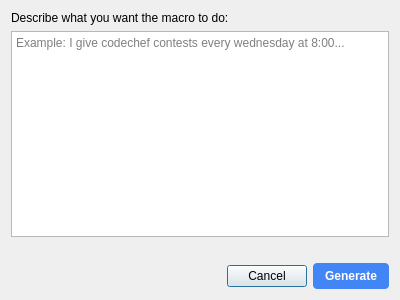
<?xml version="1.0" encoding="UTF-8"?>
<ui version="4.0">
 <class>AIGeneratorDialog</class>
 <widget class="QDialog" name="AIGeneratorDialog">
  <property name="geometry">
   <rect>
    <x>0</x>
    <y>0</y>
    <width>400</width>
    <height>300</height>
   </rect>
  </property>
  <property name="windowTitle">
   <string>Generate Macro with AI</string>
  </property>
  <layout class="QVBoxLayout" name="verticalLayout">
   <item>
    <widget class="QLabel" name="label">
     <property name="text">
      <string>Describe what you want the macro to do:</string>
     </property>
    </widget>
   </item>
   <item>
    <widget class="QPlainTextEdit" name="promptTextEdit">
     <property name="placeholderText">
      <string>Example: I give codechef contests every wednesday at 8:00...</string>
     </property>
    </widget>
   </item>
   <item>
    <widget class="QLabel" name="statusLabel">
     <property name="text">
      <string/>
     </property>
     <property name="styleSheet">
      <string>color: #4285F4;</string>
     </property>
    </widget>
   </item>
   <item>
    <layout class="QHBoxLayout" name="horizontalLayout">
     <item>
      <spacer name="horizontalSpacer">
       <property name="orientation">
        <enum>Qt::Horizontal</enum>
       </property>
       <property name="sizeHint" stdset="0">
        <size>
         <width>40</width>
         <height>20</height>
        </size>
       </property>
      </spacer>
     </item>
     <item>
      <widget class="QPushButton" name="cancelButton">
       <property name="text">
        <string>Cancel</string>
       </property>
      </widget>
     </item>
     <item>
      <widget class="QPushButton" name="generateButton">
       <property name="text">
        <string>Generate</string>
       </property>
       <property name="styleSheet">
        <string>font-weight: bold; color: white; background-color: #4285F4; border-radius: 4px; padding: 6px 12px;</string>
       </property>
      </widget>
     </item>
    </layout>
   </item>
  </layout>
 </widget>
 <resources/>
 <connections/>
</ui>
